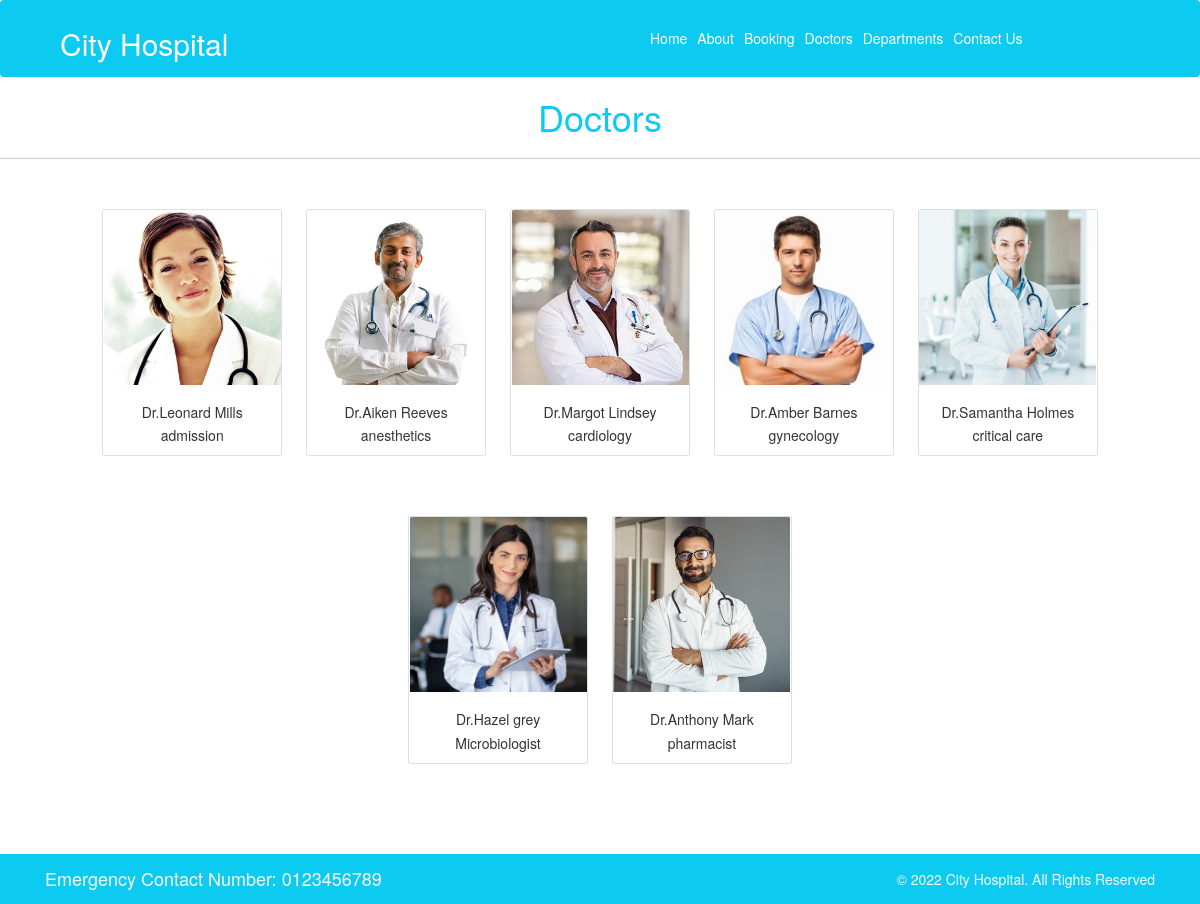
The page /doctor/ on the database as committed earlier.
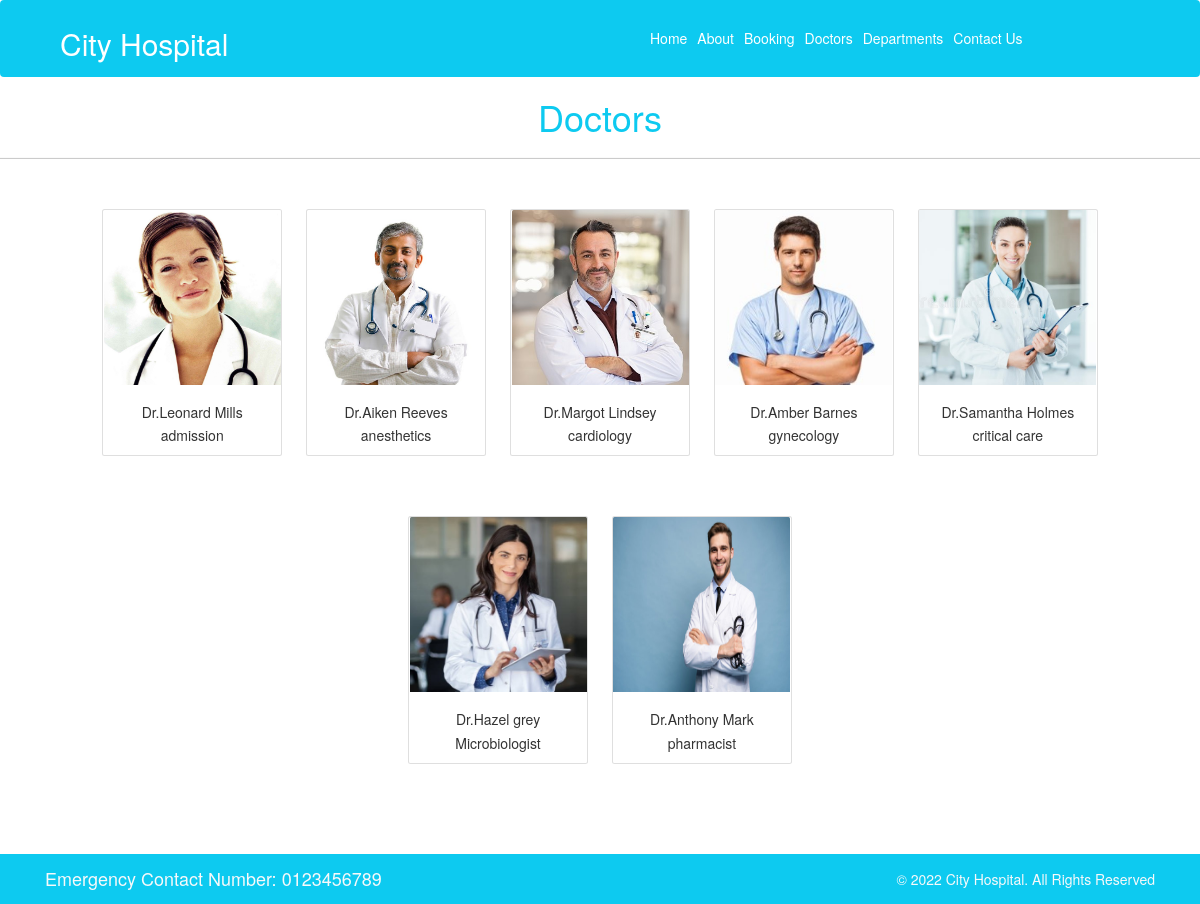
The same page on the database as committed later.
### home/models.py (models this page shows, shortened)
class doctors(models.Model):
    doc_name = models.CharField(max_length=50)
    doc_spec = models.CharField(max_length=50)
    dep_name = models.ForeignKey(departments, on_delete=models.CASCADE)
    doc_image = models.ImageField(upload_to='doctors')

### home/views.py (the view)
# urls.py: path('doctor/', views.doctor, name='doctor'),
def doctor(request):
    dict_doc = {
        'doctors': doctors.objects.all()
    }
    return render(request, 'doctor.html', dict_doc)

### templates/doctor.html (shortened to what this page needs)
{% extends 'base.html' %}
{% block body %}
    <h1 class="text-center text-info">Doctors </h1>
    <hr>
    <div class="container text-center" style="margin-bottom:6rem">
    {% for d in doctors %}
        <div class="card mx-3 my-5" style="width: 18rem;display:inline-block;">
            <img class="card-img-top" style="width:177px;height:175px" src="{{d.doc_image.url}}" alt="Card image cap">
            <div class="card-body">
                <h5 class="card-title">Dr.{{d.doc_name}}</h5>
                <p class="card-text">{{d.doc_spec}}</p>
            </div>
        </div>
    {% endfor %}
    </div>
{% endblock %}

Rows that differ between the two databases and show on the page:
changed doctors "Anthony Mark": doc_image: a different picture
